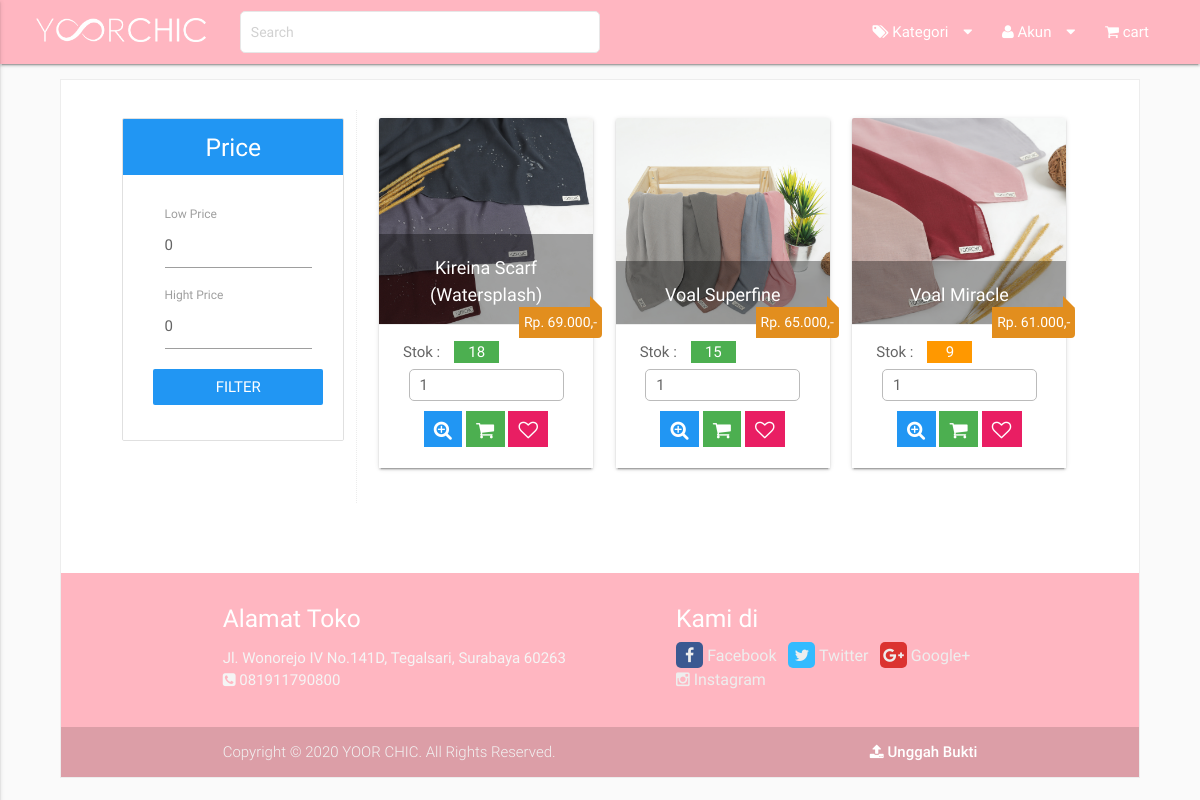
The page / on the database its author committed.
### tables this page shows
CREATE TABLE `t_items` (
  `id_item` int(7) NOT NULL,
  `link` varchar(10) NOT NULL,
  `nama_item` varchar(255) NOT NULL,
  `harga` int(10) NOT NULL,
  `berat` int(5) NOT NULL,
  `stok` smallint(2) NOT NULL,
  `aktif` tinyint(1) NOT NULL,
  `gambar` varchar(255) NOT NULL,
  `deskripsi` text NOT NULL
);

CREATE TABLE `t_profil` (
  `id_profil` tinyint(4) NOT NULL,
  `title` varchar(255) NOT NULL,
  `alamat_toko` text NOT NULL,
  `phone` varchar(15) NOT NULL,
  `facebook` varchar(255) NOT NULL,
  `twitter` varchar(255) NOT NULL,
  `gplus` varchar(255) NOT NULL,
  `instagram` varchar(255) NOT NULL,
  `email_toko` varchar(50) NOT NULL,
  `pass_toko` varchar(50) NOT NULL,
  `api_key` varchar(50) NOT NULL,
  `asal` mediumint(9) NOT NULL,
  `rekening` varchar(15) NOT NULL
);

### application/libraries/Template.php (called while the page is built, shortened)
<?php
class Template
{
   function __construct()
   {
      $this->ci =&get_instance();
   }
   function olshop($template, $data_content = array())
   {
      $this->ci->load->model('app');
      $data_content['profil'] 	= $this->ci->app->get_all('t_profil');
      $data_content['kategori']  = $this->ci->app->get_all('t_kategori');
      $data['content']           = $this->ci->load->view($template, $data_content, TRUE);
      $this->ci->load->view('index', $data);
   }
}

### application/controllers/Home.php (called while the page is built, shortened)
<?php
class Home extends CI_Controller {
	public function index($offset=0)
	{
      $config['base_url'] = base_url().'home/index';
      $config['total_rows'] = $this->app->get_all('t_items')->num_rows();
      $config['per_page'] = 6;
      $config['uri_segment'] = 3;
      $this->pagination->initialize($config);
      $data['link']  = $this->pagination->create_links();
      $data['data'] 		= $this->app->select_where_limit('t_items', ['aktif' => 1], $config['per_page'], $offset);
		$this->template->olshop('home', $data);
	}
}

### index.php (called while the page is built, shortened)
<?php
require_once BASEPATH.'core/CodeIgniter.php';

### application/config/config.php (called while the page is built, shortened)
<?php
@$config['base_url'] = ((isset($_SERVER['HTTPS']) && $_SERVER['HTTPS'] == "on") ? "https" : "http");
@$config['base_url'] .= "://".$_SERVER['HTTP_HOST'];
@$config['base_url'] .= str_replace(basename($_SERVER['SCRIPT_NAME']),"",$_SERVER['SCRIPT_NAME']);
$config['index_page'] = '';
$config['uri_protocol']	= 'REQUEST_URI';
$config['url_suffix'] = '.html';
$config['language']	= 'english';
$config['charset'] = 'UTF-8';
$config['enable_hooks'] = FALSE;
$config['subclass_prefix'] = 'MY_';
$config['composer_autoload'] = FALSE;
$config['permitted_uri_chars'] = 'a-z 0-9~%.:_\-';
$config['allow_get_array'] = TRUE;
$config['enable_query_strings'] = FALSE;
$config['controller_trigger'] = 'c';
$config['function_trigger'] = 'm';
$config['directory_trigger'] = 'd';
$config['log_threshold'] = 0;
$config['log_path'] = '';
$config['log_file_extension'] = '';
$config['log_file_permissions'] = 0644;
$config['log_date_format'] = 'Y-m-d H:i:s';
$config['error_views_path'] = '';
$config['cache_path'] = '';
$config['cache_query_string'] = FALSE;
$config['encryption_key'] = 'OlSh0Pku';
$config['sess_driver'] = 'files';
$config['sess_cookie_name'] = 'ci_session';
$config['sess_expiration'] = 7200;
$config['sess_save_path'] = NULL;
$config['sess_match_ip'] = FALSE;
$config['sess_time_to_update'] = 300;
$config['sess_regenerate_destroy'] = FALSE;
$config['cookie_prefix']	= '';
$config['cookie_domain']	= '';
$config['cookie_path']		= '/';
$config['cookie_secure']	= FALSE;
$config['cookie_httponly'] 	= FALSE;
$config['standardize_newlines'] = FALSE;
$config['global_xss_filtering'] = FALSE;
$config['csrf_protection'] = FALSE;
$config['csrf_token_name'] = 'csrf_test_name';
$config['csrf_cookie_name'] = 'csrf_cookie_name';
$config['csrf_expire'] = 7200;
$config['csrf_regenerate'] = TRUE;
$config['csrf_exclude_uris'] = array();
$config['compress_output'] = FALSE;
$config['time_reference'] = 'local';
$config['rewrite_short_tags'] = FALSE;
$config['proxy_ips'] = '';

### application/config/pagination.php (called while the page is built, shortened)
<?php  if ( ! defined('BASEPATH')) exit('No direct script access allowed');
$config['full_tag_open'] = '<ul class="pagination" style="margin-top:0px">';
$config['full_tag_close'] = '</ul>';
$config['first_link'] = 'First';
$config['first_tag_open'] = '<li class="waves-effect">';
$config['first_tag_close'] = '</li>';
$config['last_link'] = 'Last';
$config['last_tag_open'] = '<li class="waves-effect">';
$config['last_tag_close'] = '</li>';
$config['next_link'] = '<i class="fa fa-angle-right"></i>';
$config['next_tag_open'] = '<li class="waves-effect">';

### application/models/App.php (called while the page is built, shortened)
<?php
class App extends CI_Model {
	function get_all($table)
	{
		$this->db->from($table);
		return $this->db->get();
	}
	function select_where_limit($table = null, $where = null, $limit = null, $offset = null)
	{
		$this->db->from($table);
		$this->db->where($where);
		$this->db->limit($limit, $offset);
		return $this->db->get();
	}
}

### application/views/home.php (the view, shortened to what this page needs)
<div class="row">
   <div class="col s12 l3 m12">
      <ul class="collection with-header">
         <li class="collection-header"><h5>Price</h5></li>
         <li class="collection-item">
            <br />
            <form action="<?=site_url('home/price');?>" method="post">
               <div class="row">
                  <div class="input-field col s12 m12 l12">
                     <input type="text" class="validate uang" name="min" min="0" value="0" onfocus="this.value = ''">
                     <label>Low Price</label>
                  </div>
                  <div class="input-field col s12 m12 l12">
                     <input type="text" class="validate uang" name="max" min="0" value="0" onfocus="this.value = ''">
                     <label>Hight Price</label>
                  </div>
                  <button type="submit" name="submit" class="waves-effect waves-light btn-flat blue white-text" value="Filter">Filter</button>
               </div>
            </form>
         </li>
      </ul>
   </div>
   <div class="col s12 l9 m12 content">
      <?php
      if ($data->num_rows() > 0)
      {
      ?>
      <div class="row">
         <?php foreach($data->result() as $key) : ?>
            <div class="col s12 m6 l4">
               <div class="card medium">
                  <div class="card-image">
                     <a href="<?= site_url('home/detail/'.$key->link); ?>">
                        <img src="<?= base_url('assets/upload/'.$key->gambar); ?>" class="responsive-img">
                     </a>
                  </div>
                  <span class="card-title"><?= $key->nama_item; ?></span>
                  <p class="harga">
                     Rp. <?= number_format($key->harga, 0, ',', '.'); ?>,-
                  </p>
                  <div class="card-action center">
                     <form action="<?= site_url('cart/add/'.$key->link); ?>" method="post">
                        <div class="left">
                           <?php
                           if ($this->cart->contents())
                           {
                              foreach ($this->cart->contents() as $cart) {
                                 $stok = ($cart['id'] == $key->id_item) ? ($key->stok - $cart['qty']) : $key->stok;
                              }
                           } else {
                              $stok = $key->stok;
                           }
                           if ($stok >= 10)
                           {
                              echo 'Stok : <span class="badge green white-text">'.$stok.'</span>';
                           } elseif ($stok < 10 && $stok > 0) {
                              echo 'Stok : <span class="badge orange white-text">'.$stok.'</span>';
                           } else {
                              echo 'Stok : <span class="badge red white-text">Habis</span>';
                           }
                           ?>
                        </div>
                        <input type="number" name="qty" value="1" min="1" max="<?= $key->stok; ?>" <?php if ($stok < 1) { echo 'disabled'; }?>>
                        <a href="<?= site_url('home/detail/'.$key->link); ?>" class="waves-effect waves-light btn blue white-text tooltipped" data-position="bottom" data-delay="50" data-tooltip="Lihat Detail">
                           <i class="fa fa-search-plus"></i>
                        </a>
                        <button type="submit" class="waves-effect waves-light btn green white-text tooltipped" name="submit" value="Submit" <?php if ($key->stok < 1) { echo 'disabled'; } ?> data-position="bottom" data-delay="50" data-tooltip="Tambah ke Keranjang">
                           <i class="fa fa-shopping-cart"></i>
                        </button>
                        <?php
                           if (isset($fav) && $fav->num_rows() > 0) {
                              if (in_array($key->id_item, $favorite))
                              {
                                 $tooltip = 'Hapus dari Favorite';
                                 $icon    = '<i class="fa fa-heart"></i>';
                              } else {
                                 $tooltip = 'Tambah ke Favorite';
                                 $icon    = '<i class="fa fa-heart-o"></i>';
                              }
                           } else {
                              $tooltip = 'Tambah ke Favorite';
                              $icon    = '<i class="fa fa-heart-o"></i>';
                           }
                        ?>
                        <a href="<?= site_url('home/favorite/'.$key->link); ?>" class="waves-effect waves-light btn pink white-text tooltipped" data-position="bottom" data-delay="50" data-tooltip="<?= $tooltip; ?>">
                           <?= $icon; ?>
                        </a>
                     </form>
                  </div>
               </div>
            </div>
         <?php endforeach; ?>
      </div>
      <?php
      } else {
         if (isset($url)) {
            echo '<h5>Kategori "'.$url.'" Masih Kosong</h5><hr />';
         } else {
            echo '<h5>Item tidak ditemukan....</h5>';
         }
      }
      ?>
   </div>
</div>

### application/views/index.php (shortened to what this page needs)
<?php
$prof = $profil->row();
?>
<!DOCTYPE html>
<html>
   <head><meta http-equiv="Content-Type" content="text/html; charset=utf-8">
      <link rel="stylesheet" href="<?= base_url('assets/css/materialize.min.css'); ?>">
      <link rel="stylesheet" href="<?= base_url('admin_assets/font-awesome/css/font-awesome.min.css'); ?>">
      <link rel="stylesheet" href="<?= base_url('assets/css/custom.css?ver='.filemtime('assets/css/custom.css')); ?>">
   </head>
   <body>
      <header>
         <nav class="lightpink darken-2">
            <div class="nav-wrapper">
               <a href="<?=site_url('home');?>" class="brand-logo"><img src="<?php echo base_url('assets/images/logo.png')?>" width="170px" alt=""></a>
               <div style="width:30%;" class="left hide-on-med-and-down">
                  <form action="<?= site_url('home/search'); ?>" method="post" class="input-group">
                     <input type="search" class="top" name="search" placeholder="Search">
                  </form>
               </div>
               <ul id="nav-mobile" class="right hide-on-med-and-down" style="max-width:45%">
                  <li><a href="#" class="dropdown-button" data-activates="kat1"><i class="fa fa-tags"></i> Kategori<i class="fa fa-caret-down right"></i></a></li>
                  <?php if ($this->session->userdata('user_login')) { ?>
                     <li><a href="#" class="dropdown-button" data-activates="drop1"><i class="fa fa-user"></i> <?= ucwords($this->session->userdata('name')); ?><i class="fa fa-caret-down right"></i></a></li>
                     <ul class="dropdown-content" id="drop1">
                        <li><a href="<?= site_url('home/profil'); ?>"><i class="fa fa-user"></i> Profil</a></li>
                        <li><a href="<?= site_url('home/password'); ?>"><i class="fa fa-key"></i> Ubah Password</a></li>
                        <li><a href="<?= site_url('home/transaksi'); ?>"><i class="fa fa-exchange"></i> Transaksi</a></li>
                        <li><a href="<?= site_url('home/list_fav'); ?>"><i class="fa fa-heart"></i> Favorite</a></li>
                        <li><a href="<?= site_url('home/logout'); ?>"><i class="fa fa-sign-out"></i> logout</a></li>
                     </ul>
                  <?php } else { ?>
                     <li><a href="#" class="dropdown-button" data-activates="drop3"><i class="fa fa-user"></i> Akun<i class="fa fa-caret-down right"></i></a></li>
                  <?php } ?>
                  <li>
                     <a href="<?= site_url('cart'); ?>">
                        <i class="fa fa-shopping-cart"></i>
                        <?php
                        if ($this->cart->total() > 0) {
                           echo 'Rp. '.number_format($this->cart->total(), 0, ',', '.');
                        } else {
                           echo 'cart';
                        }
                        ?>
                     </a>
                  </li>
               </ul>
            </div>
         </nav>
      </header>
      <main>
         <div class="cont">
            <div class="item">
               <?= $content; ?>
            </div>
            <footer class="page-footer lightpink darken-3">
               <div class="container">
                  <div class="row">
                     <div class="col l6 s12">
                        <h5 class="white-text">Alamat Toko</h5>
                        <p class="grey-text text-lighten-4"><?= $prof->alamat_toko; ?><br /><i class="fa fa-phone-square"></i> <?= $prof->phone; ?></p>
                     </div>
                     <div class="col l5 offset-l1 s12">
                        <h5 class="white-text">Kami di</h5>
                        <div class="link">
                           <a class="grey-text text-lighten-3" href="<?= $prof->facebook; ?>"><i class="fa fa-facebook"></i> Facebook</a>&nbsp;&nbsp;
                           <a class="grey-text text-lighten-3" href="<?= $prof->twitter; ?>"><i class="fa fa-twitter"></i> Twitter</a>&nbsp;&nbsp;
                           <a class="grey-text text-lighten-3" href="<?= $prof->gplus; ?>"><i class="fa fa-google-plus"></i> Google+</a>
                           <a class="grey-text text-lighten-3" href="<?= $prof->instagram; ?>"><i class="fa fa-instagram"></i> Instagram</a>
                        </div>
                     </div>
                  </div>
               </div>
               <div class="footer-copyright">
                  <div class="container">
                     Copyright © <?= date('Y').' '.$prof->title; ?>. All Rights Reserved.
                     <span class="hide-on-small-only">
                          <a class="white-text right" style="font-weight:500" href="<?= site_url('home/upload_bukti'); ?>"><i class="fa fa-upload"></i> Unggah Bukti</a>
                     </span>
                  </div>
               </div>
            </footer>
         </div>
      </main>
   </body>
</html>

### rows shown on the page
t_items: gambar (picture), nama_item "Kireina Scarf (Watersplash)", harga "69.000", stok "18", qty "1"
t_items: gambar (picture), nama_item "Voal Superfine", harga "65.000", stok "15", qty "1"
t_items: gambar (picture), nama_item "Voal Miracle", harga "61.000", stok "9", qty "1"
t_profil: alamat_toko "Jl. Wonorejo IV No.141D, Tegalsari, Surabaya 60263", phone "081911790800", title "YOOR CHIC"
